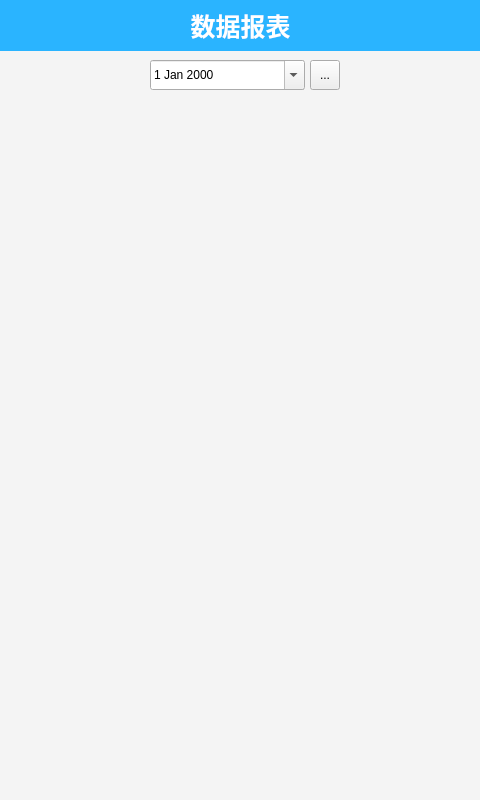
<?xml version="1.0" encoding="UTF-8"?>
<ui version="4.0">
 <class>dataShowDtl</class>
 <widget class="QWidget" name="dataShowDtl">
  <property name="windowModality">
   <enum>Qt::NonModal</enum>
  </property>
  <property name="geometry">
   <rect>
    <x>0</x>
    <y>0</y>
    <width>480</width>
    <height>800</height>
   </rect>
  </property>
  <property name="minimumSize">
   <size>
    <width>480</width>
    <height>800</height>
   </size>
  </property>
  <property name="maximumSize">
   <size>
    <width>480</width>
    <height>800</height>
   </size>
  </property>
  <property name="windowTitle">
   <string>Form</string>
  </property>
  <property name="styleSheet">
   <string notr="true">QWidget#dataShowDtl{
background-color : rgb(244, 244, 244);
}
</string>
  </property>
  <widget class="QWidget" name="widget" native="true">
   <property name="geometry">
    <rect>
     <x>0</x>
     <y>0</y>
     <width>480</width>
     <height>740</height>
    </rect>
   </property>
   <property name="minimumSize">
    <size>
     <width>480</width>
     <height>740</height>
    </size>
   </property>
   <property name="maximumSize">
    <size>
     <width>480</width>
     <height>740</height>
    </size>
   </property>
   <widget class="QLabel" name="label_4">
    <property name="geometry">
     <rect>
      <x>0</x>
      <y>0</y>
      <width>481</width>
      <height>51</height>
     </rect>
    </property>
    <property name="sizePolicy">
     <sizepolicy hsizetype="Fixed" vsizetype="Fixed">
      <horstretch>0</horstretch>
      <verstretch>0</verstretch>
     </sizepolicy>
    </property>
    <property name="minimumSize">
     <size>
      <width>481</width>
      <height>51</height>
     </size>
    </property>
    <property name="styleSheet">
     <string notr="true">QLabel{
	background-color: rgb(42, 180, 255);
    font:25px; 
    font-family: 幼圆;
    font-weight:bold;
    color:white;
 
}
</string>
    </property>
    <property name="text">
     <string>数据报表</string>
    </property>
    <property name="alignment">
     <set>Qt::AlignCenter</set>
    </property>
   </widget>
   <widget class="QWidget" name="verticalLayoutWidget_2">
    <property name="geometry">
     <rect>
      <x>0</x>
      <y>110</y>
      <width>481</width>
      <height>631</height>
     </rect>
    </property>
    <layout class="QVBoxLayout" name="verticalLayout_3"/>
   </widget>
   <widget class="QDateEdit" name="dateEdit">
    <property name="geometry">
     <rect>
      <x>150</x>
      <y>60</y>
      <width>155</width>
      <height>30</height>
     </rect>
    </property>
    <property name="minimumSize">
     <size>
      <width>155</width>
      <height>30</height>
     </size>
    </property>
    <property name="calendarPopup">
     <bool>true</bool>
    </property>
   </widget>
   <widget class="QToolButton" name="toolButton_date">
    <property name="geometry">
     <rect>
      <x>310</x>
      <y>60</y>
      <width>30</width>
      <height>30</height>
     </rect>
    </property>
    <property name="sizePolicy">
     <sizepolicy hsizetype="Fixed" vsizetype="Fixed">
      <horstretch>0</horstretch>
      <verstretch>0</verstretch>
     </sizepolicy>
    </property>
    <property name="minimumSize">
     <size>
      <width>30</width>
      <height>30</height>
     </size>
    </property>
    <property name="styleSheet">
     <string notr="true">border-image: url(:/menu/res/date.svg);</string>
    </property>
    <property name="text">
     <string>...</string>
    </property>
   </widget>
  </widget>
 </widget>
 <resources/>
 <connections/>
</ui>
